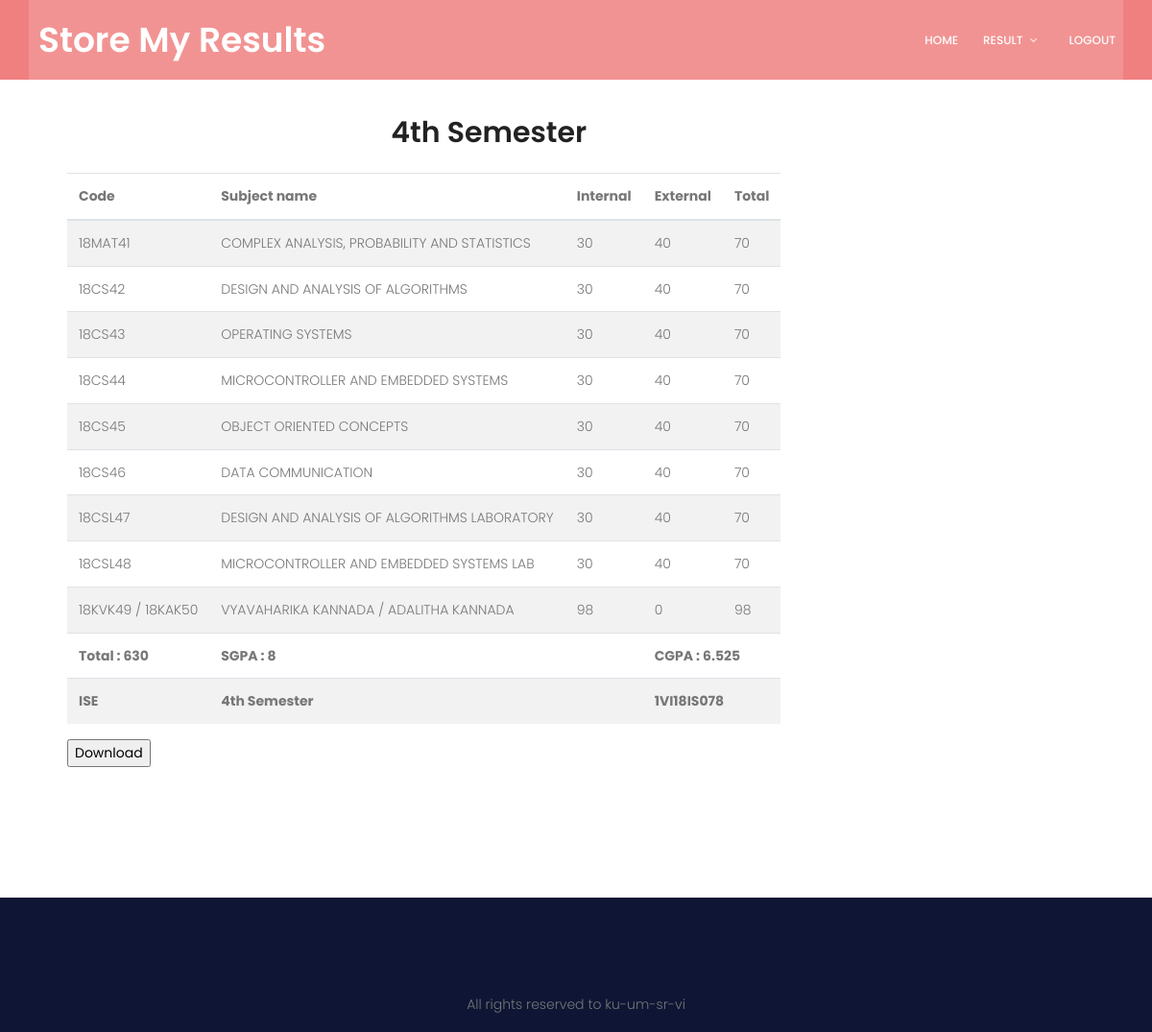
Screenshot of /result_is_four.php (signed in) with the database file from the repository.
### tables this page shows
CREATE TABLE `result_ise_sem4` (
  `u_usn` varchar(64) NOT NULL,
  `sub41_in` int(3) NOT NULL,
  `sub41_ex` int(3) NOT NULL,
  `sub41_total` int(3) NOT NULL,
  `sub42_in` int(3) NOT NULL,
  `sub42_ex` int(3) NOT NULL,
  `sub42_total` int(3) NOT NULL,
  `sub43_in` int(3) NOT NULL,
  `sub43_ex` int(3) NOT NULL,
  `sub43_total` int(3) NOT NULL,
  `sub44_in` int(3) NOT NULL,
  `sub44_ex` int(3) NOT NULL,
  `sub44_total` int(3) NOT NULL,
  `sub45_in` int(3) NOT NULL,
  `sub45_ex` int(3) NOT NULL,
  `sub45_total` int(3) NOT NULL,
  `sub46_in` int(3) NOT NULL,
  `sub46_ex` int(3) NOT NULL,
  `sub46_total` int(3) NOT NULL,
  `sub47_in` int(3) NOT NULL,
  `sub47_ex` int(3) NOT NULL,
  `sub47_total` int(3) NOT NULL,
  `sub48_in` int(3) NOT NULL,
  `sub48_ex` int(3) NOT NULL,
  `sub48_total` int(3) NOT NULL,
  `sub49_in` int(3) NOT NULL,
  `sub49_ex` int(3) NOT NULL,
  `sub49_total` int(3) NOT NULL,
  `sem4_total` int(3) NOT NULL,
  `sem4_sgpa` float NOT NULL,
  `sem4_cgpa` float NOT NULL
);

### result_is_four.php (the view, shortened to what this page needs)
<!DOCTYPE html>
<html lang="zxx">
	<head>
        <link rel="stylesheet" href="css/linearicons.css">
        <link rel="stylesheet" href="https://stackpath.bootstrapcdn.com/font-awesome/4.7.0/css/font-awesome.min.css">
        <link rel="stylesheet" href="css/bootstrap.css">
        <link rel="stylesheet" href="css/magnific-popup.css">
        <link rel="stylesheet" href="css/jquery-ui.css">
        <link rel="stylesheet" href="css/nice-select.css">
        <link rel="stylesheet" href="css/animate.min.css">
        <link rel="stylesheet" href="css/owl.carousel.css">
        <link rel="stylesheet" href="css/main.css">
		</head>
	<body>
    <?php include 'header_ise.php' ?>
        <div class="section-gap container">
        <div class="row " style="padding-left:40px;padding-right:40px;">
            <h2 class="text-center mb-4 col-md-10" style="float:center;">4th Semester</h2>
            <div id='tab4' class="col-md-10">
            <table class="table table-condensed table-striped table-hover table-responsive">
                <thead>
                                <tr>
                                    <th> Code </th>
                                    <th> Subject name </th>
                                    <th> Internal </th>
                                    <th> External </th>
                                    <th> Total </th>
                                </tr>
                </thead>
            <?php
                    global 			$con2;
                    $tbl_nm 	=   'result_ise_sem4';
                    $query = "SELECT * FROM $tbl_nm WHERE u_usn = '$_SESSION[u_usn]';";
                    $q = mysqli_query($con2, $query);
            ?>
            <?php
                $row = mysqli_fetch_assoc($q);
                echo "<tr>";
                echo "<td>". "18MAT41". "</td>";
                echo "<td>". "COMPLEX ANALYSIS, PROBABILITY AND STATISTICS". "</td>";
                echo "<td>" . $row['sub41_in'] . "</td>";
                echo "<td>" . $row['sub41_ex'] . "</td>";
                echo "<td>" . $row['sub41_total'] . "</td>";
            echo "</tr>";
            echo "<tr>";
                echo "<td>". "18CS42". "</td>";
                echo "<td>". "DESIGN AND ANALYSIS OF ALGORITHMS". "</td>";
                echo "<td>" . $row['sub42_in'] . "</td>";
                echo "<td>" . $row['sub42_ex'] . "</td>";
                echo "<td>" . $row['sub42_total'] . "</td>";
            echo "</tr>";
            echo "<tr>";
                echo "<td>". "18CS43". "</td>";
                echo "<td>". "OPERATING SYSTEMS". "</td>";
                echo "<td>" . $row['sub43_in'] . "</td>";
                echo "<td>" . $row['sub43_ex'] . "</td>";
                echo "<td>" . $row['sub43_total'] . "</td>";
            echo "</tr>";
            echo "<tr>";
                echo "<td>". "18CS44". "</td>";
                echo "<td>". "MICROCONTROLLER AND EMBEDDED SYSTEMS". "</td>";
                echo "<td>" . $row['sub44_in'] . "</td>";
                echo "<td>" . $row['sub44_ex'] . "</td>";
                echo "<td>" . $row['sub44_total'] . "</td>";
            echo "</tr>";
            echo "<tr>";
                echo "<td>". "18CS45". "</td>";
                echo "<td>". "OBJECT ORIENTED CONCEPTS". "</td>";
                echo "<td>" . $row['sub45_in'] . "</td>";
                echo "<td>" . $row['sub45_ex'] . "</td>";
                echo "<td>" . $row['sub45_total'] . "</td>";
            echo "</tr>";
            echo "<tr>";
                echo "<td>". "18CS46 ". "</td>";
                echo "<td>". "DATA COMMUNICATION". "</td>";
                echo "<td>" . $row['sub46_in'] . "</td>";
                echo "<td>" . $row['sub46_ex'] . "</td>";
                echo "<td>" . $row['sub46_total'] . "</td>";
            echo "</tr>";
            echo "<tr>";
                echo "<td>". "18CSL47". "</td>";
                echo "<td>". "DESIGN AND ANALYSIS OF ALGORITHMS LABORATORY". "</td>";
                echo "<td>" . $row['sub47_in'] . "</td>";
                echo "<td>" . $row['sub47_ex'] . "</td>";
                echo "<td>" . $row['sub47_total'] . "</td>";
            echo "</tr>";
            echo "<tr>";
                echo "<td>". "18CSL48". "</td>";
                echo "<td>". "MICROCONTROLLER AND EMBEDDED SYSTEMS LAB". "</td>";
                echo "<td>" . $row['sub48_in'] . "</td>";
                echo "<td>" . $row['sub48_ex'] . "</td>";
                echo "<td>" . $row['sub48_total'] . "</td>";
            echo "</tr>";
                        echo "<tr>";
                echo "<td>". "18KVK49 / 18KAK50". "</td>";
                echo "<td>". "VYAVAHARIKA KANNADA / ADALITHA KANNADA". "</td>";
                echo "<td>" . $row['sub49_in'] . "</td>";
                echo "<td>" . $row['sub49_ex'] . "</td>";
                echo "<td>" . $row['sub49_total'] . "</td>";
            echo "</tr>";
            echo "<tr>";
                echo "<th colspan='1'>". "Total : " . $row['sem4_total'] . "</th>";
                echo "<th colspan='2'>". "SGPA : " . $row['sem4_sgpa'] . "</th>";
                echo "<th colspan='2'>". "CGPA : " . $row['sem4_cgpa'] . "</th>";
             echo "</tr>";
             echo "<tr>";
                echo "<th colspan='1'>" . "ISE " . "</th>";
                echo "<th colspan='2'>" . "4th Semester " . "</th>";
                echo "<th colspan='2'>" . $row['u_usn']. "</th>";
            echo "</tr>";
            ?>
            </table>
            <p><input type="button" value="Download" id="btPrint" onclick="createPDF()"/></p>
        </div>
        </div>
        </div>
    <?php include 'footer.php' ?>
	</body>
</html>

### css/main.css (style rules this page uses)
body { color: #777777; font-family: "Poppins", sans-serif; font-size: 14px; font-weight: 300; line-height: 1.625em; position: relative; }
h1, h2, h3, h4, h5, h6 { font-family: "Poppins", sans-serif; color: #222222; line-height: 1.2em !important; margin-bottom: 0; margin-top: 0; font-weight: 600; }
h2, .h2 { font-size: 30px; }
td, th { border-radius: 0px; }
.text-center { text-align: center; }
h2 { font-size: 30px; }
h1, h2, h3, h4, h5, h6 { line-height: 1.5em; }
.section-gap { padding: 120px 0; }

### rows the page displays
result_ise_sem4: sub41_in "30", sub41_ex "40", sub41_total "70", sub42_in "30", sub42_ex "40", sub42_total "70", sub43_in "30", sub43_ex "40", sub43_total "70", sub44_in "30", sub44_ex "40", sub44_total "70", sub45_in "30", sub45_ex "40", sub45_total "70", sub46_in "30", sub46_ex "40", sub46_total "70", sub47_in "30", sub47_ex "40", sub47_total "70", sub48_in "30", sub48_ex "40", sub48_total "70", sub49_in "98", sub49_ex "0", sub49_total "98", sem4_total "630", sem4_sgpa "8", sem4_cgpa "6.525", u_usn "1VI18IS078"
